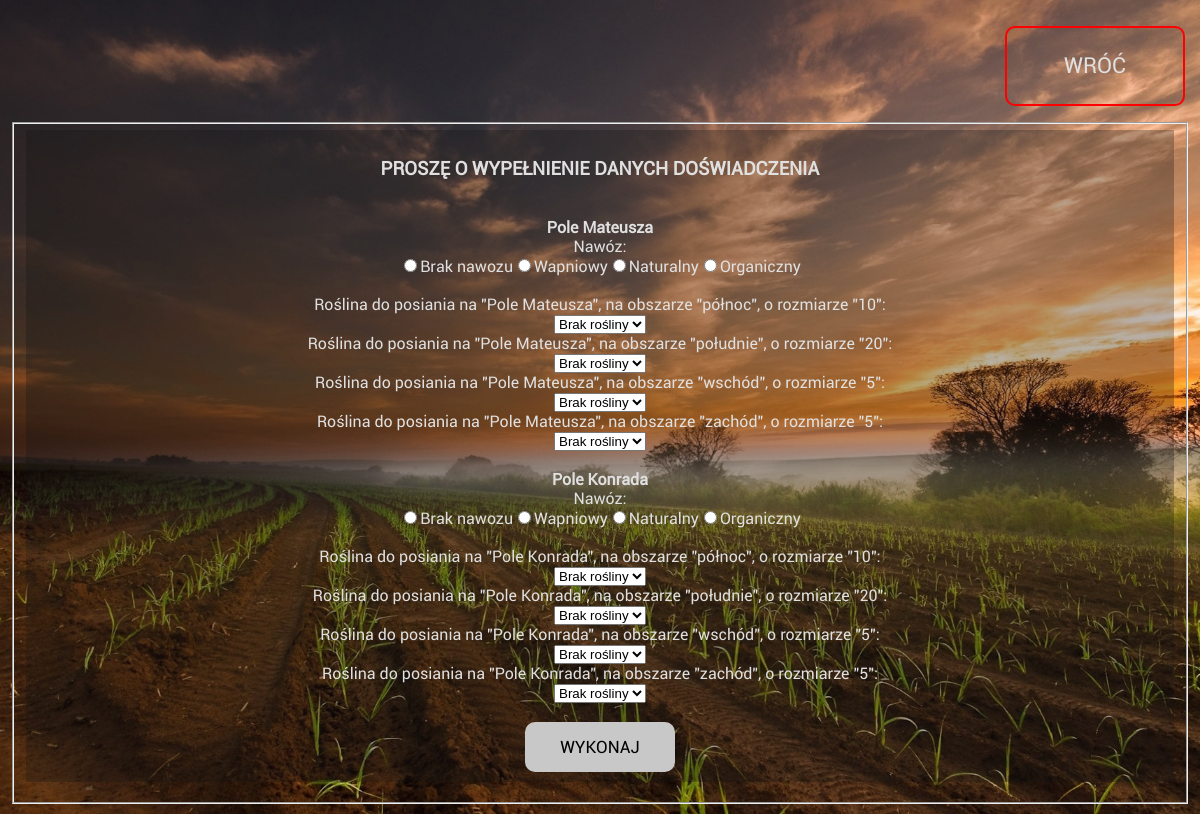
Screenshot of /supervisor.php with the database file from the repository.
### tables this page shows
CREATE TABLE `powierzchnia10` (
  `id` int(11) NOT NULL,
  `nazwa` varchar(45) DEFAULT NULL
);

CREATE TABLE `nawoz10` (
  `id` int(11) NOT NULL,
  `nazwa` varchar(255) NOT NULL,
  `wspolczynnik_wzrostu` float DEFAULT NULL
);

CREATE TABLE `obszar10` (
  `id` int(11) NOT NULL,
  `nazwa` varchar(255) NOT NULL,
  `wielkosc` int(11) NOT NULL,
  `POWIERZCHNIA_id` int(11) NOT NULL
);

### supervisor.php (the view, shortened to what this page needs)
<!DOCTYPE html>
<html>
<head>
    <link rel="stylesheet" href="style.css" type="text/css" />
</head>
<body>
<p align="right">
    <a href="index.php" class="main-link">WRÓĆ</a></p>
<?php
try {
	include 'conn.php';
    $sql = 'SELECT * FROM `powierzchnia10`';
	$statement = $conn->prepare($sql);
	$statement->execute();
	$fields = $statement->fetchAll(PDO::FETCH_ASSOC);
    $sql = 'SELECT * FROM `obszar10`';
	$statement = $conn->prepare($sql);
	$statement->execute();
	$areas = $statement->fetchAll(PDO::FETCH_ASSOC);
	$areasOnFields = [];
	foreach($areas as $area) {
		$areasOnFields[$area['POWIERZCHNIA_id']][] = $area;
	}
    $sql = 'SELECT * FROM `nawoz10`';
	$statement = $conn->prepare($sql);
	$statement->execute();
	$fertilizers = $statement->fetchAll(PDO::FETCH_ASSOC);
    $sql = 'SELECT * FROM `roslina10`';
	$statement = $conn->prepare($sql);
	$statement->execute();
	$plants = $statement->fetchAll(PDO::FETCH_ASSOC);
}
catch(PDOException $e) {
    echo "Błąd przy wykonaniu zapytania: ". $sql . "<br>" . $e->getMessage();
	die();
}
?>
<form action="runtime.php" method="post">
  <fieldset>
<header>
    <h3>PROSZĘ O WYPEŁNIENIE DANYCH DOŚWIADCZENIA</h3>
	<br>
	<?php
	foreach($fields as $field) {
		$fieldName = $field['nazwa'];
		$fieldId = $field['id'];
		echo '<b>'.$fieldName.'</b>';
	?>
		<br>
		Nawóz:<br>
			<?php
			foreach($fertilizers as $fertilizer) {
				echo '<label><input type="radio" value="'.$fertilizer['id'].'" name="fertilizer_'.$fieldId.'">'.$fertilizer['nazwa'].'</label>';
			}
			?><br><br>
		<?php
		foreach($areasOnFields[$fieldId] as $areaOnFields) {
		?>
			Roślina do posiania na "<?=$fieldName?>", na obszarze "<?= $areaOnFields['nazwa']?>", o rozmiarze "<?= $areaOnFields['wielkosc']?>":<br>
			<select name="area_<?= $areaOnFields['id']?>">
				<?php
				foreach($plants as $plant) {
					echo '<option value="'.$plant['id'].'">'.$plant['nazwa'].'</option>';
				}
				?>
			</select><br>
		<?php
		}
		?>
		<br>
	<?php
	}
	?>
    <input type="submit" value="WYKONAJ">
  </fieldset>
</form>
</body>
</html>

### style.css (style rules this page uses)
html { height: 100%; overflow: auto; }
body { background-color: #252525; color: #E0E0E0; font-family: "Open-sans"; background-image: url("./tlo.jpg"); background-repeat: no-repeat; background-position: center; background-size: cover; background-attachment: fixed; margin: 0; padding: 10px; overflow: auto; text-align: center; font-family: "Roboto"; }
* { box-sizing: border-box; }
a { text-decoration: none; }
input[type="text"], input[type="submit"], textarea { font-family: inherit; border-radius: 10px; border: none; outline: none; max-width: 100%; }
input[type="submit"] { font-size: 17px; padding: 10px 15px; line-height: 30px; background-color: rgba(200,200,200,1); width: 150px; cursor: pointer; }
header, nav, main > article { margin-left: auto; margin-right: auto; max-width: 1200px; }
header { min-height: 120px; margin-bottom: 10px; padding: 10px 0; position: relative; }
header, main > article { background-color: rgba(20,20,20,.3); }
.main-link { display: block; width: 180px; height: 80px; color: inherit; border: 2px solid rgba(255,0,0,1); border-radius: 10px; font-size: 22px; margin: 5px; display: flex; align-items: center; justify-content: center; line-height: 20px; transition: background .3s ease; }

### rows the page displays
powierzchnia10: nazwa "Pole Mateusza"
nawoz10: nazwa "Brak nawozu"
nawoz10: nazwa "Wapniowy"
nawoz10: nazwa "Naturalny"
nawoz10: nazwa "Organiczny"
obszar10: POWIERZCHNIA.nazwa "Pole Mateusza", nazwa "północ", wielkosc "10"
obszar10: POWIERZCHNIA.nazwa "Pole Mateusza", nazwa "południe", wielkosc "20"
obszar10: POWIERZCHNIA.nazwa "Pole Mateusza", nazwa "wschód", wielkosc "5"
obszar10: POWIERZCHNIA.nazwa "Pole Mateusza", nazwa "zachód", wielkosc "5"
powierzchnia10: nazwa "Pole Konrada"
obszar10: POWIERZCHNIA.nazwa "Pole Konrada", nazwa "północ", wielkosc "10"
obszar10: POWIERZCHNIA.nazwa "Pole Konrada", nazwa "południe", wielkosc "20"
obszar10: POWIERZCHNIA.nazwa "Pole Konrada", nazwa "wschód", wielkosc "5"
obszar10: POWIERZCHNIA.nazwa "Pole Konrada", nazwa "zachód", wielkosc "5"

### other values shown
form field area_1 "Brak rośliny"
form field area_2 "Brak rośliny"
form field value "Brak rośliny"
